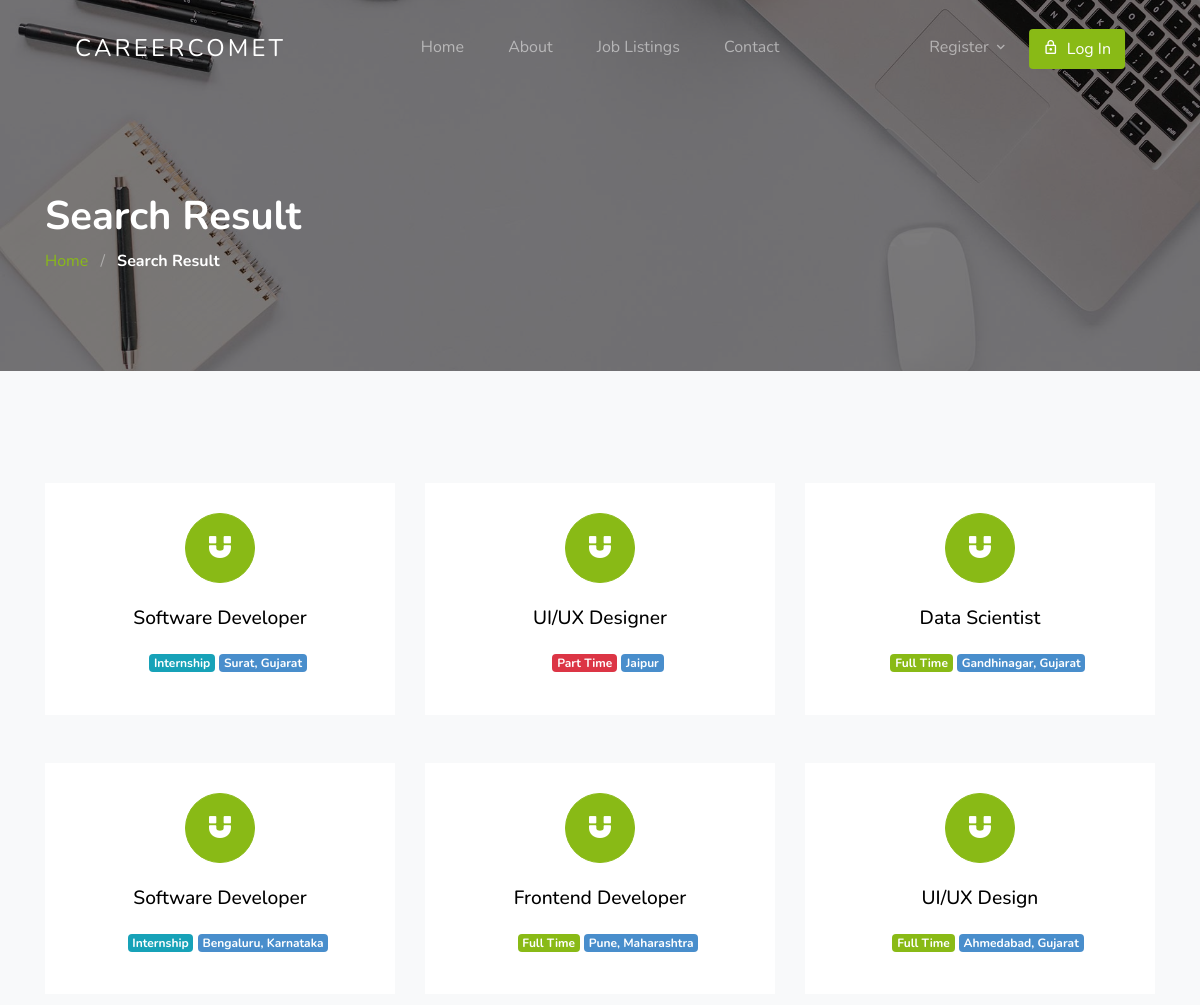
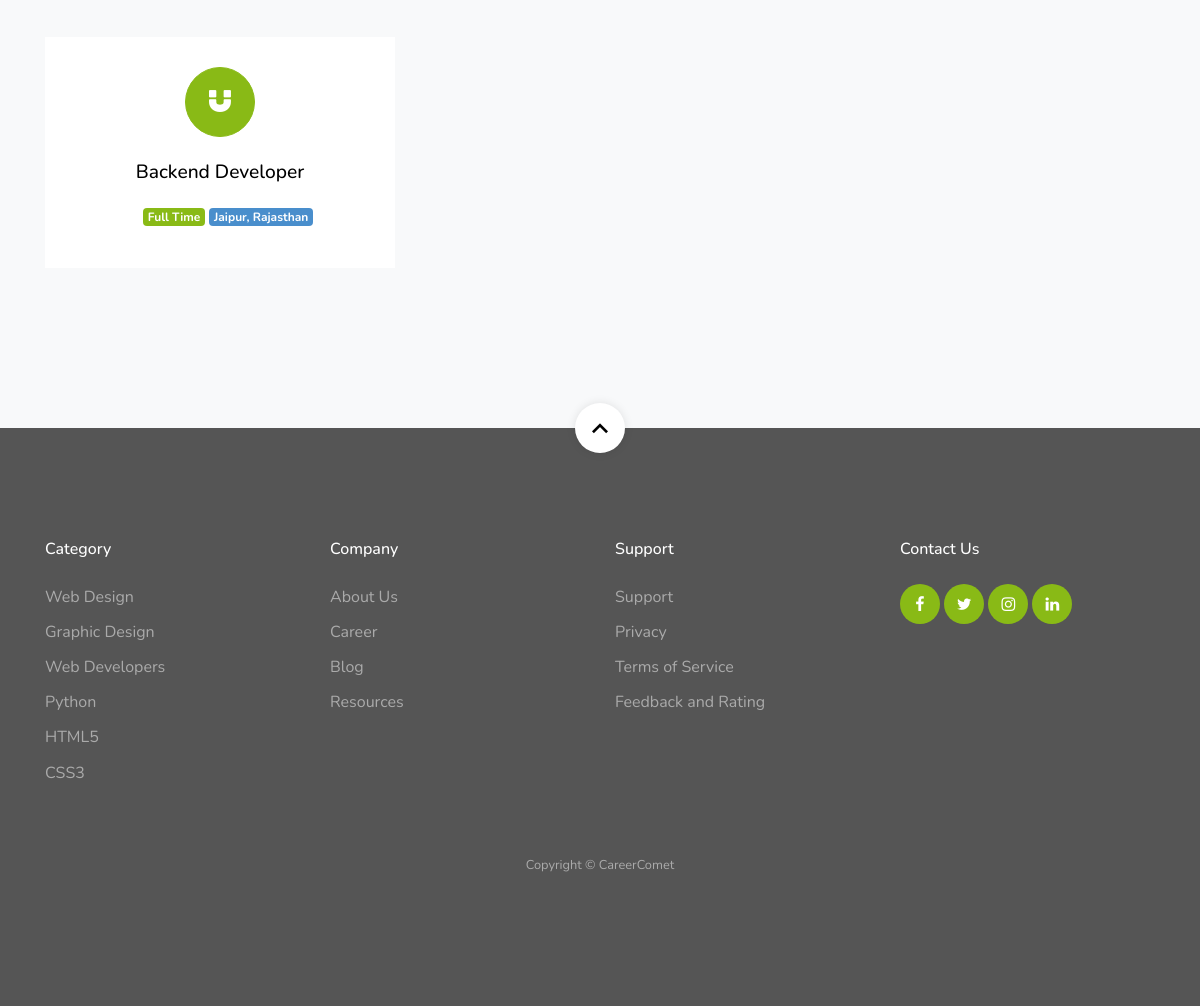
Page /result/ on the committed database (2 pictures, top to bottom).
### jobapp/models.py (models this page shows, shortened)
class Job(models.Model):
    user = models.ForeignKey(User, related_name='User', on_delete=models.CASCADE)
    title = models.CharField(max_length=300)
    description = RichTextField()
    tags = TaggableManager()
    location = models.CharField(max_length=300)
    job_type = models.CharField(choices=JOB_TYPE, max_length=1)
    category = models.ForeignKey(Category,related_name='Category', on_delete=models.CASCADE)
    salary = models.CharField(max_length=30, blank=True)
    company_name = models.CharField(max_length=300)
    company_description = RichTextField(blank=True, null=True)
    url = models.URLField(max_length=200)
    last_date = models.DateField()
    is_published = models.BooleanField(default=False)
    is_closed = models.BooleanField(default=False)
    timestamp = models.DateTimeField(auto_now=True)

### jobapp/views.py (the view)
# urls.py: path('result/', views.search_result_view, name='search_result'),
def search_result_view(request):
    job_list = Job.objects.order_by('-timestamp')
    if 'job_title_or_company_name' in request.GET:
        job_title_or_company_name = request.GET['job_title_or_company_name']
        if job_title_or_company_name:
            job_list = job_list.filter(title__icontains=job_title_or_company_name) | job_list.filter(
                company_name__icontains=job_title_or_company_name)
    if 'location' in request.GET:
        location = request.GET['location']
        if location:
            job_list = job_list.filter(location__icontains=location)
    if 'job_type' in request.GET:
        job_type = request.GET['job_type']
        if job_type:
            job_list = job_list.filter(job_type__iexact=job_type)
    paginator = Paginator(job_list, 10)
    page_number = request.GET.get('page')
    page_obj = paginator.get_page(page_number)
    context = {
        'page_obj': page_obj,
    }
    return render(request, 'jobapp/result.html', context)

### template/jobapp/result.html (shortened to what this page needs)
{% extends 'base.html' %}
{% load static %}
{% block content %}
<section class="section-hero overlay inner-page bg-image" style="background-image: url('{% static 'images/hero_1.jpg' %}');"
  id="home-section">
  <div class="container">
    <div class="row">
      <div class="col-md-7">
        <h1 class="text-white font-weight-bold">Search Result</h1>
        <div class="custom-breadcrumbs">
          <a href="{% url 'jobapp:home' %}">Home</a> <span class="mx-2 slash">/</span>
          <span class="text-white"><strong>Search Result</strong></span>
        </div>
      </div>
    </div>
  </div>
</section>
<section class="site-section services-section bg-light block__62849" id="next-section">
  <div class="container">
    <div class="row">
      {% for job in page_obj %}
        <div class="col-6 col-md-6 col-lg-4 mb-4 mb-lg-5">
          <a href="{% url 'jobapp:single-job' job.id %}" class="block__16443 min-h text-center d-block">
            <span class="custom-icon mx-auto"><span class="icon-magnet d-block"></span></span>
            <h3>{{ job.title }}</h3>
            <ul class="job-listing-meta list-unstyled pl-3 mb-0">
              <li class="menu-fix mb-2">
                {% if job.job_type == '1' %}
                  <span class="badge badge-primary">Full Time</span>
                {% elif job.job_type == '2' %}
                  <span class="badge badge-danger">Part Time</span>
                {% else %}
                  <span class="badge badge-info">Internship</span>
                {% endif %}
              </li>
              <li class="badge badge-secondary menu-fix mb-2">{{ job.location }}</li>
            </ul>
          </a>
        </div>
      {% endfor %}
    </div>
  </div>
</section>
{% endblock content %}

### static/css/style.css (style rules this page uses)
body { font-weight: 400; font-size: 1rem; line-height: 1.7; position: relative; }
body:after { content: ""; position: absolute; top: 0; left: 0; right: 0; bottom: 0; background: rgba(0, 0, 0, 0.7); z-index: 100; opacity: 0; visibility: hidden; -webkit-transition: .3s all ease; -o-transition: .3s all ease; transition: .3s all ease; }
h1, h2, h3, h4 { color: #000; }
.site-section { padding-top: 7rem; padding-bottom: 7rem; position: relative; z-index: 2; }
.bg-image { background-size: cover; background-position: center center; background-repeat: no-repeat; }
.custom-breadcrumbs a { color: #89ba16; }
.custom-breadcrumbs .slash { color: rgba(255, 255, 255, 0.4); }
.section-hero, .section-hero > .container > .row { height: 100vh; min-height: 900px; }
.section-hero.inner-page, .section-hero.inner-page > .container > .row { height: auto; min-height: auto; padding-top: 6em; padding-bottom: 3em; }
.section-hero.overlay, .section-hero.overlay-2 { position: relative; }
.section-hero.overlay:before, .section-hero.overlay-2:before { z-index: 1; position: absolute; content: ""; top: 0; left: 0; right: 0; bottom: 0; background: rgba(0, 0, 0, 0.5); }
.section-hero > .container { z-index: 2; position: relative; }
.block__62849 .block__16443 { background: #fff; padding: 30px; -webkit-transition: .3s all ease; -o-transition: .3s all ease; transition: .3s all ease; top: 0; position: relative; text-decoration: none; }
.block__62849 .block__16443 .custom-icon { display: block; position: relative; width: 70px; height: 70px; border-radius: 50%; border: 1px solid #89ba16; background: #89ba16; margin-bottom: 1.5rem; -webkit-transition: .3s all ease; -o-transition: .3s all ease; transition: .3s all ease; }
.block__62849 .block__16443 .custom-icon:before { display: none; border-radius: 50%; position: absolute; left: 50%; top: 50%; -webkit-transform: translate(-50%, -50%); -ms-transform: translate(-50%, -50%); transform: translate(-50%, -50%); content: ""; width: 90px; height: 90px; border: 1px solid rgba(137, 186, 22, 0.2); }
.block__62849 .block__16443 [class^="icon-"], .block__62849 .block__16443 [class^="flaticon-"] { font-size: 1.6rem; color: #fff; position: absolute; top: 50%; left: 50%; -webkit-transform: translate(-50%, -50%); -ms-transform: translate(-50%, -50%); transform: translate(-50%, -50%); -webkit-transition: 0.3s all cubic-bezier(0.66, 0.2, 0.48, 0.9); -o-transition: 0.3s all cubic-bezier(0.66, 0.2, 0.48, 0.9); transition: 0.3s all cubic-bezier(0.66, 0.2, 0.48, 0.9); }
.block__62849 .block__16443 h3 { font-size: 1.2rem; margin-bottom: 1.2rem; }
.min-h { min-height: 100%; }
.menu-fix { display: inline-block }
.badge-primary { color: #fff; }
.badge-secondary { color: #fff; background-color: #498ecc; }

### rows in the picture
Job: title "Software Developer", job_type "Internship", location "Surat, Gujarat"
Job: title "UI/UX Designer", job_type "Part Time", location "Jaipur"
Job: title "Data Scientist", job_type "Full Time", location "Gandhinagar, Gujarat"
Job: title "Software Developer", job_type "Internship", location "Bengaluru, Karnataka"
Job: title "Frontend Developer", job_type "Full Time", location "Pune, Maharashtra"
Job: title "UI/UX Design", job_type "Full Time", location "Ahmedabad, Gujarat"
Job: title "Backend Developer", job_type "Full Time", location "Jaipur, Rajasthan"
